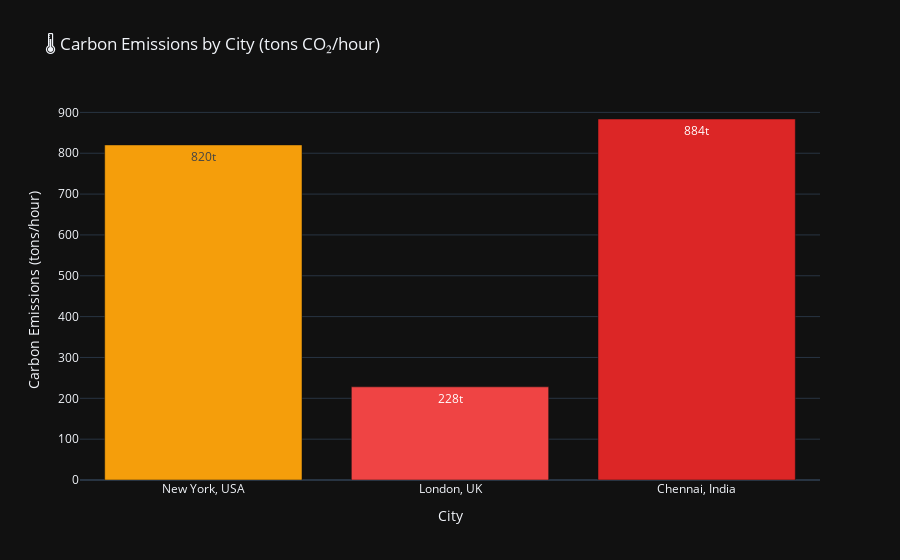
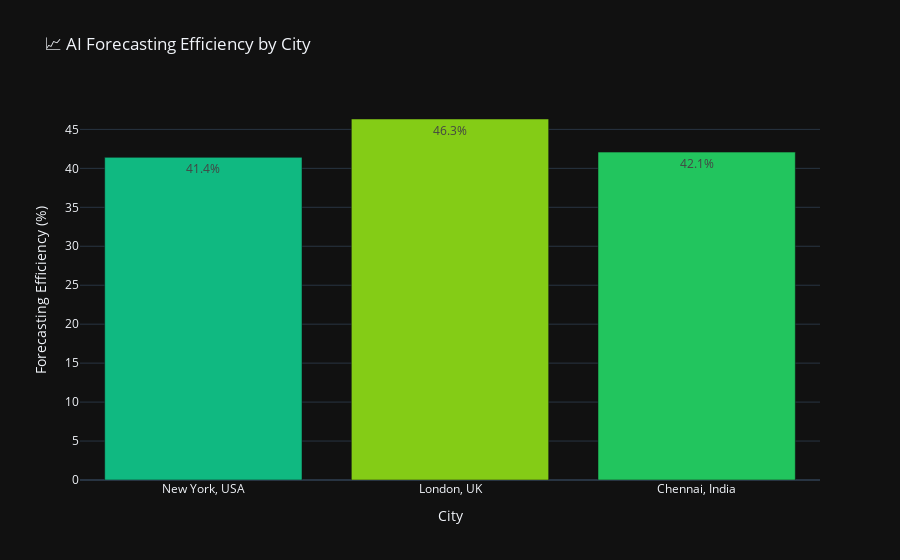

Notebook code cell kept with these figures, in order:
### Code cell
# CELL 8: LAUNCH ENHANCED DASHBOARD
print("🚀 LAUNCHING ENHANCED AI ENERGY DASHBOARD")
print("=" * 70)
print("IBM DATATHON 2025 - REAL-TIME METRICS & CARBON TRACKING")
print("ENHANCED COLORS • LIVE DATA • EFFICIENCY ANALYTICS")
print("=" * 70)

# Run enhanced dashboard
enhanced_dashboard.display_enhanced_dashboard()

print("\n" + "=" * 70)
print("✅ ENHANCED DASHBOARD COMPLETE!")
print("📊 New Features: Real-Time Metrics • Carbon Tracking • Efficiency Analytics")
print("🎨 Enhanced: Color-Coded Sections • Better Visual Design • Live Updates")
print("🌍 Coverage: 3 Cities • Multi-Metric Analysis • Business Intelligence")
print("=" * 70)

### Figure 1 — Plotly figure (JSON) as saved in the notebook; plotly's stock layout.template omitted (floating-point values rounded to 4 significant figures)
{"data": [{"marker": {"color": ["#f59e0b", "#ef4444", "#dc2626"]}, "text": ["820t", "228t", "884t"], "textposition": "auto", "type": "bar", "x": ["New York, USA", "London, UK", "Chennai, India"], "y": [820.4, 228.1, 883.8]}], "layout": {"autosize": true, "showlegend": false, "title": {"text": "🌡️ Carbon Emissions by City (tons CO₂/hour)"}, "xaxis": {"autorange": true, "range": [-0.5, 2.5], "title": {"text": "City"}, "type": "category"}, "yaxis": {"autorange": true, "range": [0, 930.4], "title": {"text": "Carbon Emissions (tons/hour)"}, "type": "linear"}}}

### Figure 2 — Plotly figure (JSON) as saved in the notebook; plotly's stock layout.template omitted (floating-point values rounded to 4 significant figures)
{"data": [{"marker": {"color": ["#10b981", "#84cc16", "#22c55e"]}, "text": ["41.4%", "46.3%", "42.1%"], "textposition": "auto", "type": "bar", "x": ["New York, USA", "London, UK", "Chennai, India"], "y": [41.41, 46.33, 42.08]}], "layout": {"autosize": true, "showlegend": false, "title": {"text": "📈 AI Forecasting Efficiency by City"}, "xaxis": {"autorange": true, "range": [-0.5, 2.5], "title": {"text": "City"}, "type": "category"}, "yaxis": {"autorange": true, "range": [0, 48.77], "title": {"text": "Forecasting Efficiency (%)"}, "type": "linear"}}}
